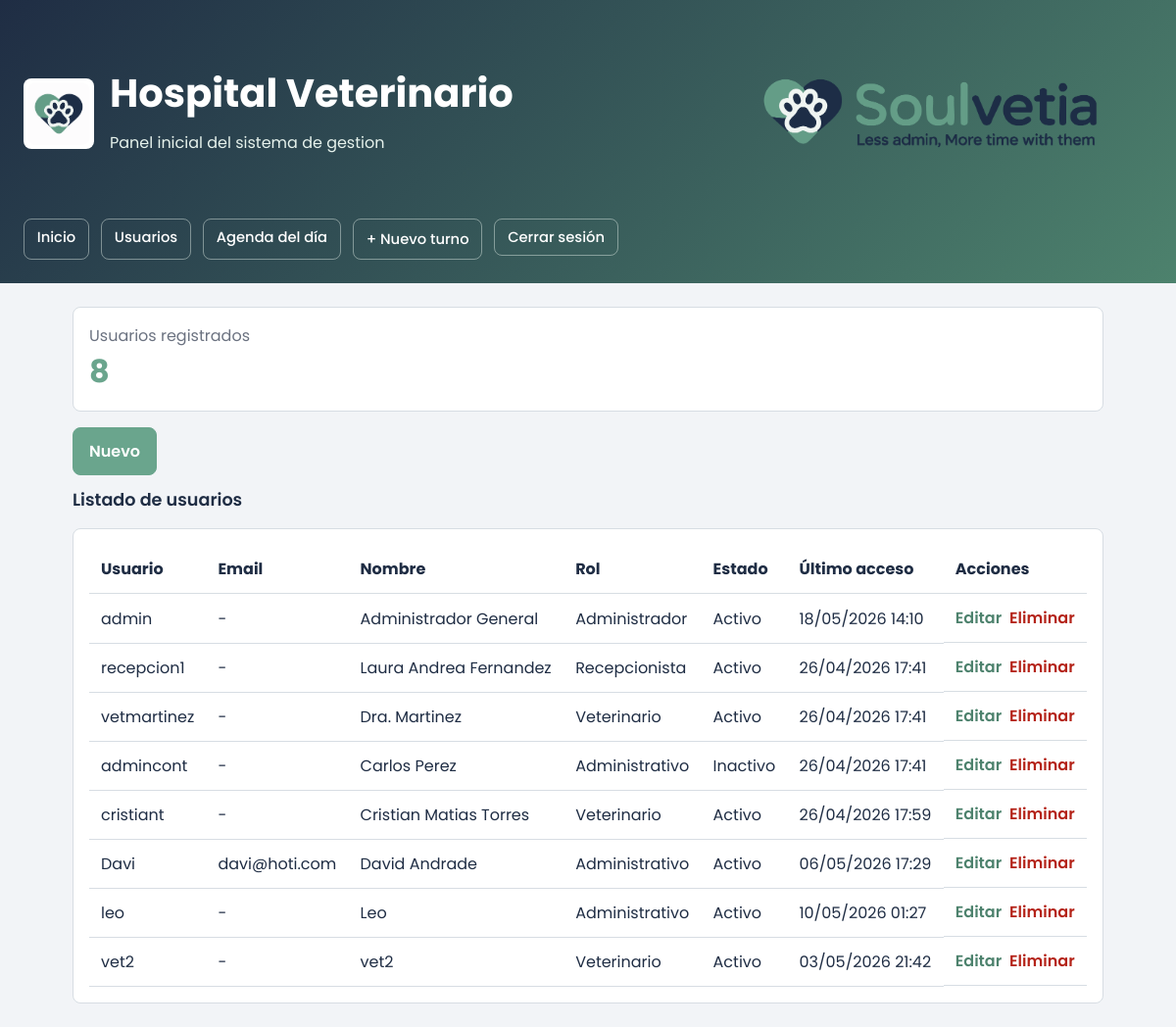
The page /usuarios/ (signed in) on the database as committed earlier.
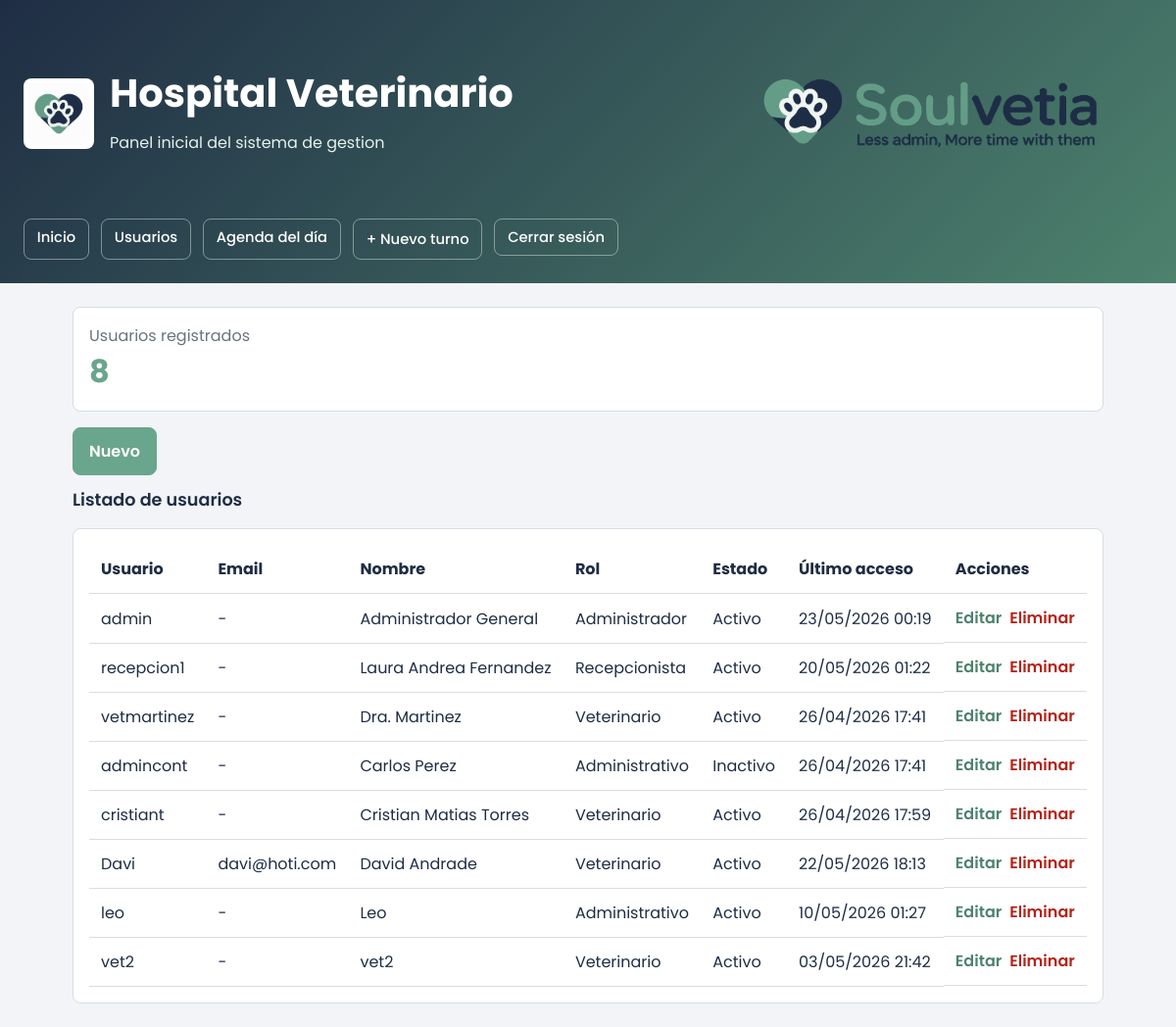
The same page on the database as committed later.
### tables this page shows
CREATE TABLE users (
                    id INTEGER PRIMARY KEY AUTOINCREMENT,
                    username TEXT NOT NULL UNIQUE,
                    full_name TEXT NOT NULL,
                    role TEXT NOT NULL,
                    status TEXT NOT NULL DEFAULT 'Activo',
                    last_access TEXT NOT NULL
                , password_hash TEXT NOT NULL DEFAULT '', email TEXT NOT NULL DEFAULT '');

### app/controllers/users_controller.py (the view)
@users_bp.route("/")
def index():
    users = service.get_users()
    return render_template("users.html", users=users, total_users=len(users))

### app/services/hospital_service.py (called while the page is built)
    def get_users(self) -> list[User]:
        return self.user_repository.list_all()

### app/services/user_repository.py (called while the page is built)
    def _connect(self) -> sqlite3.Connection:
        conn = sqlite3.connect(self.db_path)
        conn.row_factory = sqlite3.Row
        return conn

    def list_all(self) -> list[User]:
        with self._connect() as conn:
            rows = conn.execute("SELECT * FROM users ORDER BY id").fetchall()
        return [self._row_to_user(row) for row in rows]

    def _row_to_user(self, row: sqlite3.Row | dict) -> User:
        return User(
            id=row["id"],
            username=row["username"],
            full_name=row["full_name"],
            role=row["role"],
            status=row["status"],
            last_access=datetime.fromisoformat(row["last_access"]),
            email=row["email"] if "email" in row.keys() else "",
        )

### app/templates/users.html
{% extends "base.html" %}
{% block content %}
<div class="grid">
  <div class="card">
    <div class="muted">Usuarios registrados</div>
    <div class="metric">{{ total_users }}</div>
  </div>
</div>
<div style="display:flex; justify-content:flex-start; margin-bottom:0.75rem; margin-top: 1rem;">
  <a href="{{ url_for('users.new') }}" class="button">Nuevo</a>
</div>
<div class="section-title" style="margin-top:0;">Listado de usuarios</div>
<div class="card">
  <table style="width:100%; border-collapse: collapse;">
    <thead>
      <tr>
        <th style="text-align:left; padding:0.75rem; border-bottom:1px solid var(--border);">Usuario</th>
        <th style="text-align:left; padding:0.75rem; border-bottom:1px solid var(--border);">Email</th>
        <th style="text-align:left; padding:0.75rem; border-bottom:1px solid var(--border);">Nombre</th>
        <th style="text-align:left; padding:0.75rem; border-bottom:1px solid var(--border);">Rol</th>
        <th style="text-align:left; padding:0.75rem; border-bottom:1px solid var(--border);">Estado</th>
        <th style="text-align:left; padding:0.75rem; border-bottom:1px solid var(--border);">Último acceso</th>
        <th style="text-align:left; padding:0.75rem; border-bottom:1px solid var(--border);">Acciones</th>
      </tr>
    </thead>
    <tbody>
      {% for user in users %}
      <tr>
        <td style="padding:0.75rem; border-bottom:1px solid var(--border);">{{ user.username }}</td>
        <td style="padding:0.75rem; border-bottom:1px solid var(--border);">{{ user.email or '-' }}</td>
        <td style="padding:0.75rem; border-bottom:1px solid var(--border);">{{ user.full_name }}</td>
        <td style="padding:0.75rem; border-bottom:1px solid var(--border);">{{ user.role }}</td>
        <td style="padding:0.75rem; border-bottom:1px solid var(--border);">{{ user.status }}</td>
        <td style="padding:0.75rem; border-bottom:1px solid var(--border);">{{ user.last_access.strftime("%d/%m/%Y %H:%M") }}</td>
        <td style="padding:0.75rem; border-bottom:1px solid var(--border); display:flex; gap:0.5rem; flex-wrap:wrap;">
          <a href="{{ url_for('users.edit', user_id=user.id) }}" class="link">Editar</a>
          <form method="post" action="{{ url_for('users.delete', user_id=user.id) }}" onsubmit="return confirm('¿Eliminar este usuario?');" style="margin:0;">
            <button type="submit" class="danger-link">Eliminar</button>
          </form>
        </td>
      </tr>
      {% endfor %}
    </tbody>
  </table>
</div>
{% endblock %}

### app/templates/base.html (shortened to what this page needs)
<!doctype html>
<html lang="es">
  <head>
  </head>
  <body class="{% block body_class %}{% endblock %}">
    {% block auth_content %}
    <header>
      <div class="header-content">
        <div class="header-row">
          <div class="brand">
            <img class="brand-icon" src="{{ url_for('static', filename='resources/Icono2.png') }}" alt="Hospital Veterinario">
            <div>
              <h1>Hospital Veterinario</h1>
              <p>Panel inicial del sistema de gestion</p>
            </div>
          </div>
          <img class="hero-banner" src="{{ url_for('static', filename='resources/Banner.png') }}" alt="Soulvetia">
        </div>
        <nav class="nav">
          <a href="/">Inicio</a>
          <a href="/usuarios/">Usuarios</a>
          {% if session.user_id %}
            <a href="{{ url_for('dashboard.index') }}">Agenda del día</a>
            {% if current_user.user_role in ('Administrador', 'Recepcionista') %}
              <a href="{{ url_for('turnos.nuevo') }}" class="button">+ Nuevo turno</a>
            {% endif %}
            <form class="nav-form" method="post" action="{{ url_for('auth.logout') }}">
              <button type="submit">Cerrar sesión</button>
            </form>
          {% endif %}
        </nav>
      </div>
    </header>
    <main>
      {% block content %}{% endblock %}
    </main>
    {% endblock %}
  </body>
</html>

### app/templates/base.html (style rules this page uses)
:root { --primary: #6AA58D; --primary-dark: #4d826d; --ink: #1F2D44; --surface: #F2F4F7; --surface-tint: #E6F2EC; --card: #ffffff; --muted: #6B7280; --border: #d7dde3; --danger: #b42318; --danger-bg: #fff1f0; --success-bg: #E6F2EC; --accent: var(--primary); --success: #2d6a4f; --text-muted: var(--muted); --surface-2: #f2f4f7; --text: var(--ink); }
* { box-sizing: border-box; }
body { margin: 0; font-family: "Poppins", Arial, Helvetica, sans-serif; background: var(--surface); color: var(--ink); }
header { background: linear-gradient(135deg, var(--ink), var(--primary-dark)); color: white; min-height: 240px; padding: 0; }
.hero-banner { width: 100%; max-width: 460px; height: auto; display: block; }
.header-content { min-height: 240px; display: flex; flex-direction: column; justify-content: center; padding: 1.5rem; }
.header-row { display: flex; align-items: center; justify-content: space-between; gap: 1.5rem; }
header h1 { margin: 0; font-size: clamp(1.8rem, 4vw, 2.5rem); font-weight: 700; line-height: 1.1; }
header p { color: var(--surface-tint); margin-bottom: 0; font-weight: 400; }
.brand { display: flex; align-items: center; gap: 1rem; max-width: 720px; }
.brand-icon { width: 72px; height: 72px; border-radius: 8px; background: white; object-fit: contain; padding: 0.25rem; }
.nav { display: flex; gap: 0.75rem; flex-wrap: wrap; margin-top: 1rem; }
.nav a, .nav button { color: white; text-decoration: none; border: 1px solid rgba(230,242,236,0.45); padding: 0.45rem 0.8rem; border-radius: 8px; font-size: 0.92rem; font-weight: 500; background: transparent; font-family: inherit; cursor: pointer; }
.nav-form { margin: 0; }
main { max-width: 1100px; margin: 0 auto; padding: 1.5rem; }
.grid { display: grid; grid-template-columns: repeat(auto-fit, minmax(220px, 1fr)); gap: 1rem; }
.card { background: var(--card); border: 1px solid var(--border); border-radius: 8px; padding: 1rem; }
.metric { font-size: 2rem; font-weight: 700; color: var(--primary); }
.section-title { margin: 1.5rem 0 1rem; font-size: 1.1rem; color: var(--ink); font-weight: 600; }
.muted { color: var(--muted); }
.button { display: inline-flex; align-items: center; justify-content: center; min-height: 2.6rem; padding: 0.7rem 1rem; border: 1px solid var(--primary); border-radius: 8px; background: var(--primary); color: white; font: inherit; font-weight: 600; text-decoration: none; cursor: pointer; }
.link { color: var(--primary-dark); font-weight: 600; text-decoration: none; }
.danger-link { border: none; background: none; color: var(--danger); cursor: pointer; font: inherit; font-weight: 600; padding: 0; }

Rows that differ between the two databases and show on the page:
changed users "admin": last_access "18/05/2026 14:10" → "23/05/2026 00:19"
changed users "recepcion1": last_access "26/04/2026 17:41" → "20/05/2026 01:22"
changed users "Davi": role "Administrativo" → "Veterinario"; last_access "06/05/2026 17:29" → "22/05/2026 18:13"
